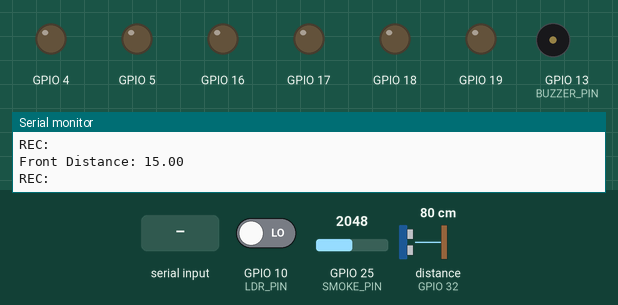
This program was run on a simulated ESP32. Shown: output pins drawn as LEDs (lit = HIGH), buzzer (waves = sounding), the last lines printed to the serial monitor. The test bench sets the inputs (shaded band); at power-on: distance to the obstacle (sensor on GPIO 32) 80 cm, GPIO 10 (LDR_PIN) LOW, GPIO 25 (SMOKE_PIN) = 2048. The echo pulse lasts 58.3 µs per cm; nothing arrives over Bluetooth unless stated.

Above: at 1.2 s.
1.3 s: distance to the obstacle (sensor on GPIO 32) set to 17 cm
2.8 s: distance to the obstacle (sensor on GPIO 32) set to 13 cm
At 3.06 s:
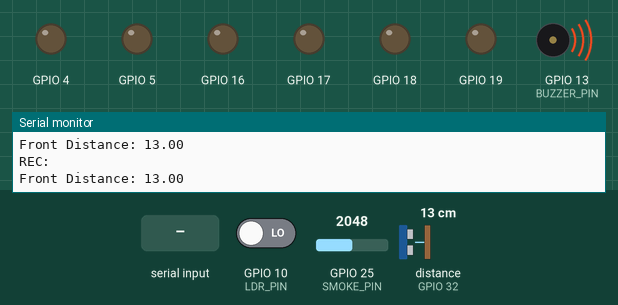
5.8 s: "R\n" received over the second serial link
At 5.97 s:
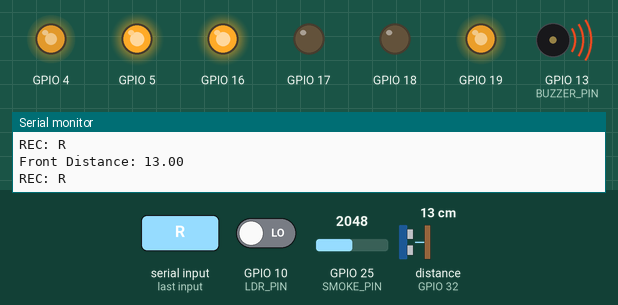
8.8 s: "L\n" received over the second serial link
At 8.97 s:
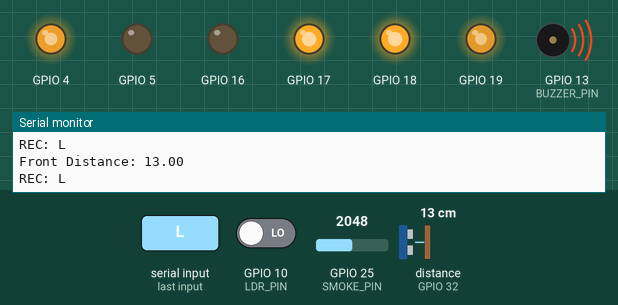
11.8 s: "F\n" received over the second serial link
At 11.97 s:
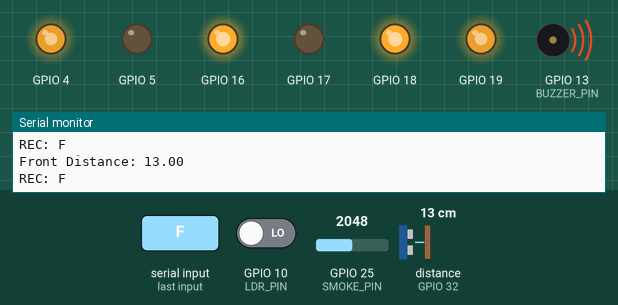
14.8 s: "B\n" received over the second serial link
At 14.98 s:
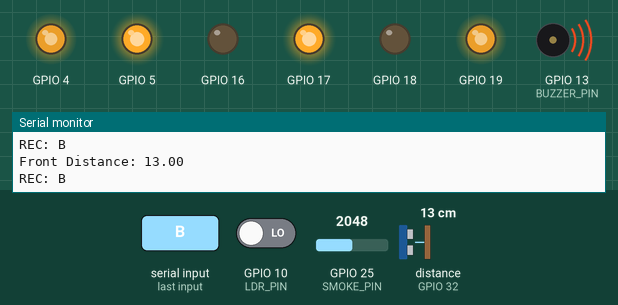
Timing chart, 0 to 18.8 s (numbered marks = the images above; inputs shaded):
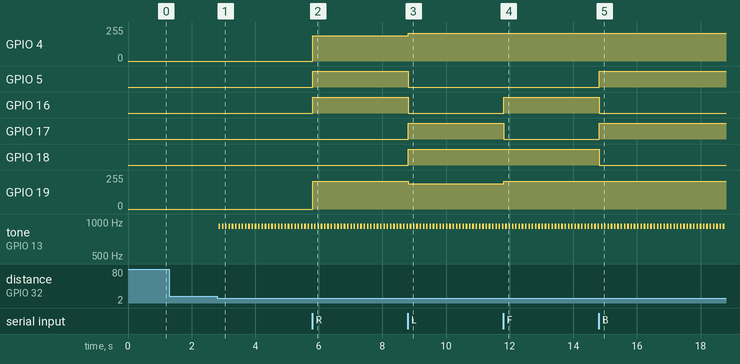

The program:

main.cpp
```cpp
#include <Arduino.h>
#include "pins.h"
#include "setup_config.h"
#include "motor_control.h"
#include "sensors_reader.h"
#include "line_follower.h"
#include "maze_solver.h"

void playBuzzer(int frequency);

void setup() {
  initPins();
  setupMotors();
  Serial.begin(115200);
  setupBluetooth();
  // calibrateIRSensors();
}

void loop() {
  readLightSensor();
  readSmokeSensor();
  readUltrasonicSensors();

  // Feature: scared of darkness
  if (lightSensorReading == 1) {
    ledcWriteTone(BUZZER_CHANNEL, 3000);
  }

    // Feature: smoke detection
  else if (smokeSensorReading > smoke_thresh) {
    ledcWriteTone(BUZZER_CHANNEL, 3500);
  }

  else if (ultrasonicFrontDistance < MAX_DISTANCE) {
    // int frequency = 0;
    int frequency = map(ultrasonicFrontDistance, 3, MAX_DISTANCE, 3000, 500);

    // Prevent extreme frequency values (e.g., below 500 Hz)
    if (frequency < 500) {
        frequency = 500;
    }

    // Play the mapped tone based on the distance
    playBuzzer(frequency);

    // if(ultrasonicFrontDistance <= 10) {
    //   stopMotors();
    // }
    if(ultrasonicFrontDistance <= 10) {
        stopMotors();
        delay(200);
        move(default_left_PWM, default_right_PWM, RIGHT);
        delay(200);
        stopMotors();
        return;
      }
  }
  else {
    ledcWriteTone(BUZZER_CHANNEL, 0);
  }


  if (SerialBT.available()) {
    rec = (String)SerialBT.readStringUntil('\n');
    Serial.println(rec);
    if (rec == "S") {
        stopMotors();
    }
    else if (rec == "R") {
        move(default_left_PWM-20, default_right_PWM, RIGHT);
    }
    else if (rec == "L") {
      move(default_left_PWM, default_right_PWM-20, LEFT);
    }
    else if (rec == "F") {
      //   if(ultrasonicFrontDistance <= 10) {
      //   stopMotors();
      //   return;
      // }
      move(default_left_PWM, default_right_PWM, FORWARD);
    }
    else if (rec == "B") {
      move(default_left_PWM, default_right_PWM, BACKWARD);
    }
  }

  if (rec == "LF") {
    followLine();
  }
  if (rec == "MZ") {
    solveMaze();
  }

  // readInfraredSensors();
  // Serial.print (irSensorLeftReading);
  // Serial.print (" ");
  // Serial.print (irSensorCenterReading);
  // Serial.print (" ");
  // Serial.print (irSensorRightReading);
  // Serial.println (" ");

  // Serial.print("Right Distance: ");
  // Serial.println(ultrasonicRightDistance);
  Serial.print("Front Distance: ");
  Serial.println(ultrasonicFrontDistance);

  Serial.println("REC: " + rec);
}

void playBuzzer(int frequency) {
    static unsigned long lastTime = 0;
    static bool buzzerState = false;
    int period = 1000000 / frequency;

    if (micros() - lastTime >= period / 2) {
        lastTime = micros();
        buzzerState = !buzzerState;
        if(buzzerState) {
            ledcWriteTone(BUZZER_CHANNEL, frequency);
        }
        else {
            ledcWriteTone(BUZZER_CHANNEL, 0);
        }
    }
}
```

test_motors.cpp
```cpp
// #include <Arduino.h>
// #include "setup_config.h"
// #include "motor_control.h"

// void setup() {
//   initPins();
//   setupMotors();

// }

// void loop() {
//   move(220, 220, FORWARD);
//   delay(2000);

//   stopMotors();
//   delay(1000);

//   move(220, 220, BACKWARD);
//   delay(2000);

//   stopMotors();
//   delay(1000);

//   move(220, 220, RIGHT);
//   delay(2000);

//   stopMotors();
//   delay(1000);

//   move(220, 220, LEFT);
//   delay(2000);

//   stopMotors();
//   delay(1000);
// }
```

test_ultrasonice.cpp
```cpp
// #include <Arduino.h>
// #include "setup_config.h"
// #include "motor_control.h"
// #include "sensors_reader.h"

// void setup() {
//   initPins();
//   setupMotors();
//   Serial.begin(115200);

// }

// void loop() {
//   readUltrasonicSensors();
//   // Serial.print("Right Distance: ");
//   // Serial.println(ultrasonicRightDistance);
//   Serial.print("Front Distance: ");
//   Serial.println(ultrasonicFrontDistance);

//   delay(50);
// }
```

pins.h
```cpp
#ifndef PINS_H
#define PINS_H

/**** Motors Pins ****/
#define MOTOR_LEFT_PWM 4
#define MOTOR_LEFT_IN1 16
#define MOTOR_LEFT_IN2 17
#define MOTOR_LEFT_CHANNEL 0

#define MOTOR_RIGHT_PWM 19
#define MOTOR_RIGHT_IN1 5
#define MOTOR_RIGHT_IN2 18
#define MOTOR_RIGHT_CHANNEL 1

/**** IR Sensor Pins ****/
#define IR_SENSOR_LEFT 14
#define IR_SENSOR_CENTER 27
#define IR_SENSOR_RIGHT 26

/**** Ultrasonic Sensor Pins ****/
#define ULTRASONIC_RIGHT_TRIGGER 35
#define ULTRASONIC_RIGHT_ECHO 34

#define ULTRASONIC_FRONT_TRIGGER 33
#define ULTRASONIC_FRONT_ECHO 32

/**** Other Components (LDR, LED, BUZZER, SMOKE) ****/
#define LDR_PIN 10
// #define LED_PIN 9
#define BUZZER_PIN 13
#define SMOKE_PIN 25

#endif
```

Measured:
- the behaviour switches between 15 and 14 cm on distance to the obstacle (sensor on GPIO 32) (found by bisection; images 0 and 1)
- after the input at 2.8 s, tone on GPIO 13 (BUZZER_PIN): alternates 917 Hz for 0.05 s and silent for 0.05 s, starting after 0.05 s
- after the input at 5.8 s, GPIO 4: 0/255 → 189/255 at once; GPIO 5, GPIO 16: LOW → HIGH at once; GPIO 19: 0/255 → 209/255 at once
- after the input at 8.8 s, GPIO 4: 189/255 → 209/255 at once; GPIO 5, GPIO 16: HIGH → LOW at once; GPIO 17, GPIO 18: LOW → HIGH at once; GPIO 19: 209/255 → 189/255 at once
- after the input at 11.8 s, GPIO 16: LOW → HIGH at once; GPIO 17: HIGH → LOW at once; GPIO 19: 189/255 → 209/255 at once
- after the input at 14.8 s, GPIO 5, GPIO 17: LOW → HIGH at once; GPIO 16, GPIO 18: HIGH → LOW at once
